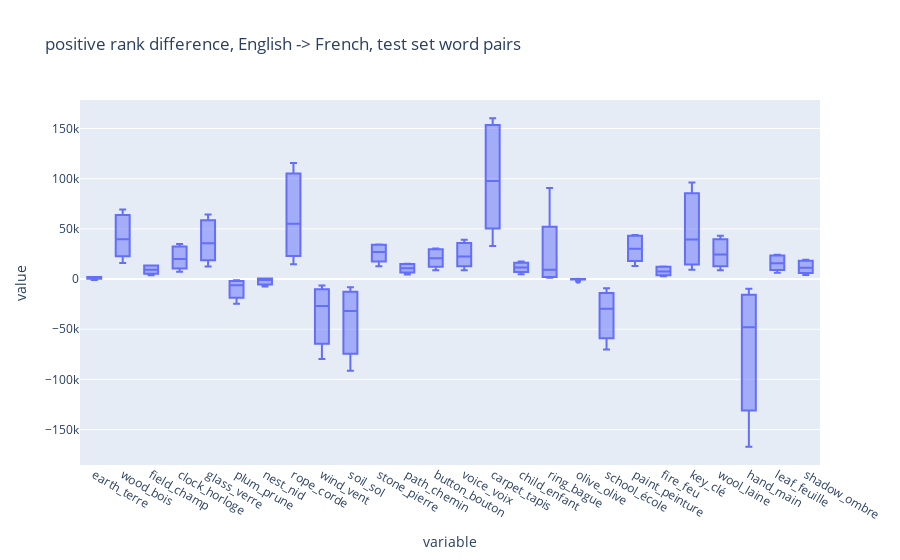

The notebook cell saved with this chart:
### Code cell
# soil - sol are probably too similar
# wind - vent ?
# hand - main ? 
# schoold - ecole related to apostrophe?
px.box(dff[(~dff['train']) & (dff['num_toks_answer']==1)][[1.0, 1.5, 2.0, 5.0, 8.0,	10.0]].T, title='positive rank difference, English -> French, test set word pairs') # 1.0, 1.5, 2.0, 5.0, 8.0, 10 betas

### Figure 1 — Plotly figure (JSON) as saved in the notebook; plotly's stock layout.template omitted (floating-point values rounded to 4 significant figures; data arrays with more than 128 entries replaced by an {"elided": "..."} marker saying what was removed)
{"data": [{"alignmentgroup": "True", "hovertemplate": "variable=%{x}<br>value=%{y}<extra></extra>", "legendgroup": "", "marker": {"color": "#636efa"}, "name": "", "notched": false, "offsetgroup": "", "orientation": "v", "showlegend": false, "type": "box", "x": {"elided": "156 str values"}, "x0": " ", "xaxis": "x", "y": {"elided": "156 int values"}, "y0": " ", "yaxis": "y"}], "layout": {"boxmode": "group", "legend": {"tracegroupgap": 0}, "title": {"text": "positive rank difference, English -> French, test set word pairs"}, "xaxis": {"anchor": "y", "domain": [0, 1], "title": {"text": "variable"}}, "yaxis": {"anchor": "x", "domain": [0, 1], "title": {"text": "value"}}}}
